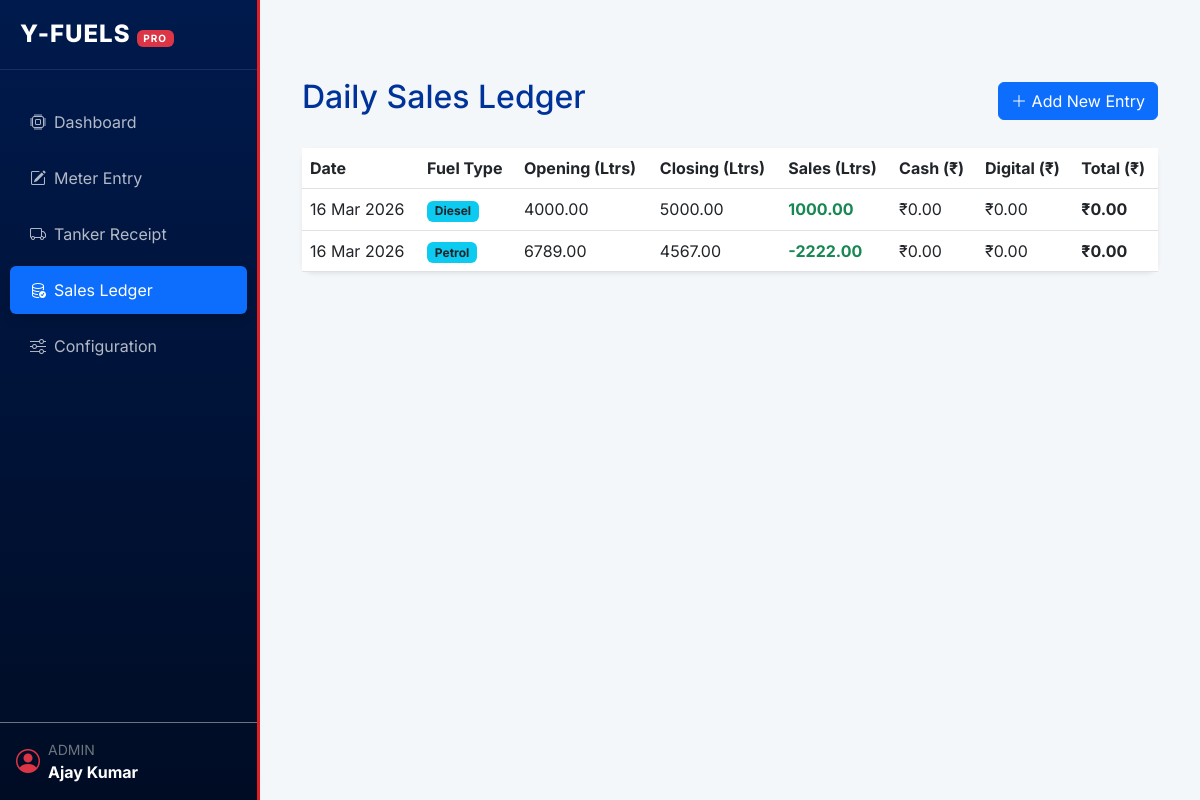
Page /records on the committed database.
### app/models.py (models this page shows)
class DailyLog(db.Model):
    id = db.Column(db.Integer, primary_key=True)
    fuel_id = db.Column(db.Integer, db.ForeignKey('fuel_type.id'), nullable=False)
    opening_reading = db.Column(db.Float, nullable=False)
    closing_reading = db.Column(db.Float, nullable=False)
    cash_sales = db.Column(db.Float, default=0.0)
    digital_sales = db.Column(db.Float, default=0.0)
    date = db.Column(db.Date, nullable=False)

class FuelType(db.Model):
    id = db.Column(db.Integer, primary_key=True)
    name = db.Column(db.String(50), unique=True, nullable=False)
    base_price = db.Column(db.Float, default=0.0)
    daily_logs = db.relationship('DailyLog', backref='fuel_type', lazy=True)
    receipts = db.relationship('Receipt', backref='fuel_type', lazy=True)

### app/routes.py (the view)
    @app.route('/records')
    def view_records():
        logs_query = DailyLog.query.order_by(DailyLog.date.asc()).all()
        chart_dates = [log.date.strftime('%d %b') for log in logs_query]
        chart_sales = [int(log.closing_reading - log.opening_reading) for log in logs_query]
        total_vol = sum((log.closing_reading - log.opening_reading) for log in logs_query)
        total_rev = sum((log.cash_sales + log.digital_sales) for log in logs_query)
        return render_template('records.html',
                               logs=reversed(logs_query),
                               dates=json.dumps(chart_dates),
                               sales=json.dumps(chart_sales),
                               total_vol=total_vol,
                               total_rev=total_rev)

### app/templates/records.html (shortened to what this page needs)
{% extends "base.html" %}
{% block content %}
<div class="container mt-5">
    <div class="d-flex justify-content-between align-items-center mb-4">
        <h2 style="color: var(--hp-blue);">Daily Sales Ledger</h2>
        <a href="/entry" class="btn btn-primary"><i class="bi bi-plus-lg"></i> Add New Entry</a>
    </div>
    <div class="card shadow-sm border-0">
        <div class="table-responsive">
            <table class="table table-hover align-middle mb-0">
                <thead class="bg-light">
                    <tr>
                        <th>Date</th>
                        <th>Fuel Type</th>
                        <th>Opening (Ltrs)</th>
                        <th>Closing (Ltrs)</th>
                        <th>Sales (Ltrs)</th>
                        <th>Cash (₹)</th>
                        <th>Digital (₹)</th>
                        <th>Total (₹)</th>
                    </tr>
                </thead>
                <tbody>
                    {% for log in logs %}
                    <tr>
                        <td>{{ log.date.strftime('%d %b %Y') }}</td>
                        <td><span class="badge bg-info text-dark">{{ log.fuel_type.name }}</span></td>
                        <td>{{ "%.2f"|format(log.opening_reading) }}</td>
                        <td>{{ "%.2f"|format(log.closing_reading) }}</td>
                        <td class="fw-bold text-success">{{ "%.2f"|format(log.closing_reading - log.opening_reading) }}</td>
                        <td>₹{{ "{:,.2f}".format(log.cash_sales) }}</td>
                        <td>₹{{ "{:,.2f}".format(log.digital_sales) }}</td>
                        <td class="fw-bold">₹{{ "{:,.2f}".format(log.cash_sales + log.digital_sales) }}</td>
                    </tr>
                    {% else %}
                    <tr>
                        <td colspan="8" class="text-center py-5 text-muted">No records found. Start by adding an entry!</td>
                    </tr>
                    {% endfor %}
                </tbody>
            </table>
        </div>
    </div>
</div>
{% endblock %}
                {% set goal_percent = (total_vol / 5000) * 100 %}

### app/templates/base.html (shortened to what this page needs)
<!DOCTYPE html>
<html lang="en">
<head>
    <link href="https://cdn.jsdelivr.net/npm/bootstrap@5.3.0/dist/css/bootstrap.min.css" rel="stylesheet">
    <link rel="stylesheet" href="https://cdn.jsdelivr.net/npm/bootstrap-icons@1.11.0/font/bootstrap-icons.css">
</head>
<body>
    <div class="sidebar d-flex flex-column">
        <h4>Y-FUELS <span class="badge bg-danger" style="font-size: 10px;">PRO</span></h4>
        <ul class="nav nav-pills flex-column mb-auto mt-3">
            <li class="nav-item">
                <a href="{{ url_for('home') }}" class="nav-link {% if request.path == '/' %}active{% endif %}">
                    <i class="bi bi-cpu me-2"></i> Dashboard
                </a>
            </li>
            <li>
                <a href="{{ url_for('daily_entry') }}" class="nav-link {% if request.path == '/entry' %}active{% endif %}">
                    <i class="bi bi-pencil-square me-2"></i> Meter Entry
                </a>
            </li>
            <li>
                <a href="{{ url_for('tanker_receipt') }}" class="nav-link {% if request.path == '/receipt' %}active{% endif %}">
                    <i class="bi bi-truck me-2"></i> Tanker Receipt
                </a>
            </li>
            <li>
                <a href="{{ url_for('view_records') }}" class="nav-link {% if request.path == '/records' %}active{% endif %}">
                    <i class="bi bi-database-check me-2"></i> Sales Ledger
                </a>
            </li>
            <li>
                <a href="{{ url_for('settings') }}" class="nav-link {% if request.path == '/settings' %}active{% endif %}">
                    <i class="bi bi-sliders me-2"></i> Configuration
                </a>
            </li>
        </ul>
        <div class="p-3 border-top border-secondary">
            <div class="d-flex align-items-center text-white">
                <i class="bi bi-person-circle fs-4 me-2 text-danger"></i>
                <div>
                    <small class="d-block text-secondary">ADMIN</small>
                    <strong>Ajay Kumar</strong>
                </div>
            </div>
        </div>
    </div>
    <div class="main-content">
        {% block content %}{% endblock %}
    </div>
</body>
</html>

### app/templates/base.html (style rules this page uses)
:root { --hp-blue: #003399; --hp-red: #E31E24; --sidebar-width: 260px; --bg-gray: #f4f7fa; }
body { font-family: 'Inter', sans-serif; background-color: var(--bg-gray); overflow-x: hidden; }
.sidebar { width: var(--sidebar-width); height: 100vh; position: fixed; background: linear-gradient(180deg, #001a4d 0%, #000c24 100%); color: white; z-index: 1000; border-right: 3px solid var(--hp-red); }
.sidebar h4 { font-weight: 800; letter-spacing: 1px; color: white; padding: 20px; border-bottom: 1px solid rgba(255,255,255,0.1); }
.nav-link { color: rgba(255,255,255,0.7); padding: 12px 20px; margin: 4px 10px; border-radius: 8px; transition: 0.3s; display: flex; align-items: center; }
.nav-link.active { background: var(--hp-blue); color: white; box-shadow: 0 4px 12px rgba(0,0,0,0.2); }
.main-content { margin-left: var(--sidebar-width); padding: 30px; min-height: 100vh; }
.card { border: none; border-radius: 12px; box-shadow: 0 4px 20px rgba(0,0,0,0.05); margin-bottom: 20px; }

### rows in the picture
DailyLog: date "16 Mar 2026", fuel_type.name "Diesel", opening_reading "4000.00", closing_reading "5000.00", log.closing_reading-log.opening_reading "1000.00", cash_sales "0.00", digital_sales "0.00", log.cash_sales+log.digital_sales "0.00"
DailyLog: date "16 Mar 2026", fuel_type.name "Petrol", opening_reading "6789.00", closing_reading "4567.00", log.closing_reading-log.opening_reading "-2222.00", cash_sales "0.00", digital_sales "0.00", log.cash_sales+log.digital_sales "0.00"
